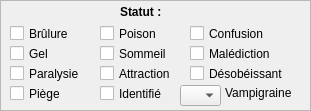
                 <widget class="QFrame" name="frame_12">
                  <property name="geometry">
                   <rect>
                    <x>180</x>
                    <y>280</y>
                    <width>311</width>
                    <height>111</height>
                   </rect>
                  </property>
                  <property name="frameShape">
                   <enum>QFrame::StyledPanel</enum>
                  </property>
                  <property name="frameShadow">
                   <enum>QFrame::Raised</enum>
                  </property>
                  <widget class="QCheckBox" name="effetbrule_5">
                   <property name="geometry">
                    <rect>
                     <x>10</x>
                     <y>25</y>
                     <width>81</width>
                     <height>17</height>
                    </rect>
                   </property>
                   <property name="font">
                    <font>
                     <weight>50</weight>
                     <bold>false</bold>
                    </font>
                   </property>
                   <property name="text">
                    <string>Brûlure</string>
                   </property>
                  </widget>
                  <widget class="QCheckBox" name="effetgel_5">
                   <property name="geometry">
                    <rect>
                     <x>10</x>
                     <y>45</y>
                     <width>81</width>
                     <height>17</height>
                    </rect>
                   </property>
                   <property name="font">
                    <font>
                     <weight>50</weight>
                     <bold>false</bold>
                    </font>
                   </property>
                   <property name="text">
                    <string>Gel</string>
                   </property>
                  </widget>
                  <widget class="QCheckBox" name="effetpara_5">
                   <property name="geometry">
                    <rect>
                     <x>10</x>
                     <y>65</y>
                     <width>81</width>
                     <height>17</height>
                    </rect>
                   </property>
                   <property name="font">
                    <font>
                     <weight>50</weight>
                     <bold>false</bold>
                    </font>
                   </property>
                   <property name="text">
                    <string>Paralysie</string>
                   </property>
                  </widget>
                  <widget class="QLabel" name="label_104">
                   <property name="geometry">
                    <rect>
                     <x>120</x>
                     <y>5</y>
                     <width>47</width>
                     <height>13</height>
                    </rect>
                   </property>
                   <property name="font">
                    <font>
                     <weight>75</weight>
                     <bold>true</bold>
                    </font>
                   </property>
                   <property name="text">
                    <string>Statut :</string>
                   </property>
                  </widget>
                  <widget class="QCheckBox" name="effetpoison_5">
                   <property name="geometry">
                    <rect>
                     <x>100</x>
                     <y>25</y>
                     <width>81</width>
                     <height>17</height>
                    </rect>
                   </property>
                   <property name="font">
                    <font>
                     <weight>50</weight>
                     <bold>false</bold>
                    </font>
                   </property>
                   <property name="text">
                    <string>Poison</string>
                   </property>
                  </widget>
                  <widget class="QCheckBox" name="effetsommeil_5">
                   <property name="geometry">
                    <rect>
                     <x>100</x>
                     <y>45</y>
                     <width>81</width>
                     <height>17</height>
                    </rect>
                   </property>
                   <property name="font">
                    <font>
                     <weight>50</weight>
                     <bold>false</bold>
                    </font>
                   </property>
                   <property name="text">
                    <string>Sommeil</string>
                   </property>
                  </widget>
                  <widget class="QCheckBox" name="effetattrac_5">
                   <property name="geometry">
                    <rect>
                     <x>100</x>
                     <y>65</y>
                     <width>81</width>
                     <height>17</height>
                    </rect>
                   </property>
                   <property name="font">
                    <font>
                     <weight>50</weight>
                     <bold>false</bold>
                    </font>
                   </property>
                   <property name="text">
                    <string>Attraction</string>
                   </property>
                  </widget>
                  <widget class="QCheckBox" name="effetconfus_5">
                   <property name="geometry">
                    <rect>
                     <x>190</x>
                     <y>25</y>
                     <width>81</width>
                     <height>17</height>
                    </rect>
                   </property>
                   <property name="font">
                    <font>
                     <weight>50</weight>
                     <bold>false</bold>
                    </font>
                   </property>
                   <property name="text">
                    <string>Confusion</string>
                   </property>
                  </widget>
                  <widget class="QCheckBox" name="effetmaledi_5">
                   <property name="geometry">
                    <rect>
                     <x>190</x>
                     <y>45</y>
                     <width>91</width>
                     <height>17</height>
                    </rect>
                   </property>
                   <property name="font">
                    <font>
                     <weight>50</weight>
                     <bold>false</bold>
                    </font>
                   </property>
                   <property name="text">
                    <string>Malédiction</string>
                   </property>
                  </widget>
                  <widget class="QCheckBox" name="effetpiege_5">
                   <property name="geometry">
                    <rect>
                     <x>10</x>
                     <y>85</y>
                     <width>81</width>
                     <height>17</height>
                    </rect>
                   </property>
                   <property name="font">
                    <font>
                     <weight>50</weight>
                     <bold>false</bold>
                    </font>
                   </property>
                   <property name="text">
                    <string>Piège</string>
                   </property>
                  </widget>
                  <widget class="QCheckBox" name="effetident_5">
                   <property name="geometry">
                    <rect>
                     <x>100</x>
                     <y>85</y>
                     <width>81</width>
                     <height>17</height>
                    </rect>
                   </property>
                   <property name="font">
                    <font>
                     <weight>50</weight>
                     <bold>false</bold>
                    </font>
                   </property>
                   <property name="text">
                    <string>Identifié</string>
                   </property>
                  </widget>
                  <widget class="QCheckBox" name="effetdeso_5">
                   <property name="geometry">
                    <rect>
                     <x>190</x>
                     <y>65</y>
                     <width>101</width>
                     <height>17</height>
                    </rect>
                   </property>
                   <property name="font">
                    <font>
                     <weight>50</weight>
                     <bold>false</bold>
                    </font>
                   </property>
                   <property name="text">
                    <string>Désobéissant</string>
                   </property>
                  </widget>
                  <widget class="QComboBox" name="vampicible_5">
                   <property name="enabled">
                    <bool>true</bool>
                   </property>
                   <property name="geometry">
                    <rect>
                     <x>180</x>
                     <y>85</y>
                     <width>41</width>
                     <height>21</height>
                    </rect>
                   </property>
                   <property name="font">
                    <font>
                     <weight>50</weight>
                     <bold>false</bold>
                    </font>
                   </property>
                   <property name="editable">
                    <bool>false</bool>
                   </property>
                   <item>
                    <property name="text">
                     <string/>
                    </property>
                   </item>
                   <item>
                    <property name="text">
                     <string>A</string>
                    </property>
                   </item>
                   <item>
                    <property name="text">
                     <string>B</string>
                    </property>
                   </item>
                   <item>
                    <property name="text">
                     <string>C</string>
                    </property>
                   </item>
                   <item>
                    <property name="text">
                     <string>1</string>
                    </property>
                   </item>
                   <item>
                    <property name="text">
                     <string>2</string>
                    </property>
                   </item>
                   <item>
                    <property name="text">
                     <string>3</string>
                    </property>
                   </item>
                  </widget>
                  <widget class="QLabel" name="label_105">
                   <property name="geometry">
                    <rect>
                     <x>225</x>
                     <y>85</y>
                     <width>81</width>
                     <height>16</height>
                    </rect>
                   </property>
                   <property name="font">
                    <font>
                     <weight>50</weight>
                     <bold>false</bold>
                    </font>
                   </property>
                   <property name="text">
                    <string>Vampigraine</string>
                   </property>
                  </widget>
                 </widget>
